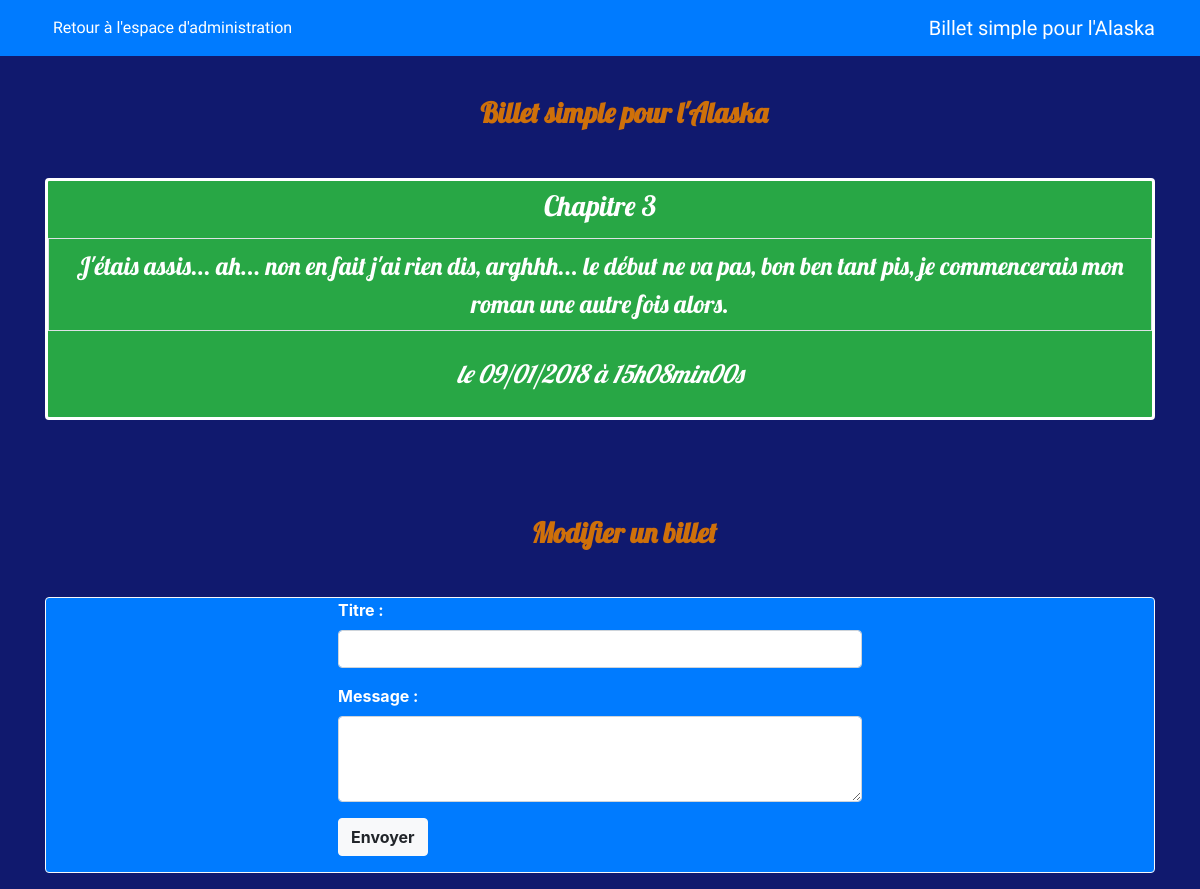
The page /index.php?action=changePost&id=3 on the database its author committed.
### tables this page shows
CREATE TABLE IF NOT EXISTS `posts` (
  `id` int(11) NOT NULL AUTO_INCREMENT,
  `title` varchar(255) NOT NULL,
  `content` text NOT NULL,
  `creation_date` datetime NOT NULL,
  PRIMARY KEY (`id`)
);

### controller/frontend.php (called while the page is built, shortened)
<?php
require_once('model/PostManager.php');
function changePost()
{
    $postManager = new \OpenClassrooms\Blog\Model\PostManager();
    $post = $postManager->getPost($_GET['id']);
    require('view/frontend/changePostView.php');
}

### model/PostManager.php (called while the page is built, shortened)
<?php
    class PostManager extends Manager
    {
        public function getPost($postId)
        {
            $db = $this->dbConnect();
            $req = $db->prepare('SELECT id, title, content, DATE_FORMAT(creation_date, \'%d/%m/%Y à %Hh%imin%ss\') AS creation_date_fr FROM posts WHERE id = ?');
            $req->execute(array($postId));
            $post = $req->fetch();
            return $post;
        }
    }

### view/frontend/changePostView.php (the view, shortened to what this page needs)
<nav class="navbar navbar-expand-lg navbar-dark bg-primary fixed-top mb-5">
    <div class="container">
        <a class="navbar-brand order-1 mr-0" href="index.php" >Billet simple pour l'Alaska</a>
        <div class="collapse navbar-collapse" id="navbarNavAltMarkup">
            <div class="navbar-nav">
                <a class="nav-item nav-link text-white" href="index.php?action=admin">Retour à l'espace d'administration</a>
            </div>
        </div>
    </div>
</nav>
<div class="container">
    <div class="row">
        <div class="col-sm-12 my-5">
            <h3 class="my-5 pl-5 text-center">Billet simple pour l'Alaska</h3>
            <div class="bg-success rounded">
                <h3 class="text-center text-white chapitre py-2">
                    <?= htmlspecialchars($post['title']) ?>
                </h3>
                <p class="text-white text-center py-2 border">
                    <?= nl2br(htmlspecialchars($post['content'])) ?>
                </p>
                <p class="text-white text-center py-2">
                    <em>le <?= $post['creation_date_fr'] ?></em>
                </p>
            </div>
        </div>
    </div>
</div>
<div class="container">
    <div class="row">
        <div class="col-sm-12">
            <h3 class="my-5 pl-5 text-center">Modifier un billet</h3>
            <div class="bg-primary rounded font-weight-bold border border-light mb-3">
                <form class="col-sm-6 mx-auto" action="index.php?action=updatePost&amp;id=<?= $post['id'] ?>" method="post">
                    <div class="form-group">
                        <label for="title" class="text-white">Titre :</label>
                        <input type="text" class="form-control" id="title" name="title" aria-describedby="emailHelp">
                    </div>
                    <div class="form-group">
                        <label for="content" class="text-white">Message :</label>
                        <textarea class="form-control" id="content" name="content" rows="3"></textarea>
                    </div>
                    <button type="submit" class="btn btn-light font-weight-bold d-flex justify-content-center mb-3">Envoyer</button>
                </form>
            </div>
        </div>
    </div>
</div>
<?php require('template.php'); ?>

### public/css/template.css (style rules this page uses)
body { background-color: #10196E; }
a.nav-item.nav-link.text-white, a.navbar-brand.order-1.mr-0 { font-family: 'Rammetto One', cursive; }
h1.display-5.my-5, h3.my-5, h3.text-center.billet { margin-top: 30px; color: #CE700A; font-weight: bold; font-family: 'Lobster', cursive; }
div.bg-success.rounded { border: 3px solid #fff; font-family: 'Lobster', cursive; }
p.text-white.text-center { font-family: 'Lobster', cursive; font-size: 25px; }
h3.text-center.text-white.chapitre, { font-family: 'Lobster', cursive; font-size: 25px; font-weight: bold; border: 2px solid #fff; }

### rows shown on the page
posts: title "Chapitre 3", content "J'étais assis... ah... non en fait j'ai rien dis, arghhh... le début ne va pas, bon ben tant pis, je commencerais mon roman une autre fois alors."

### other values the page prints
$post['creation_date_fr'] "09/01/2018 à 15h08min00s"
